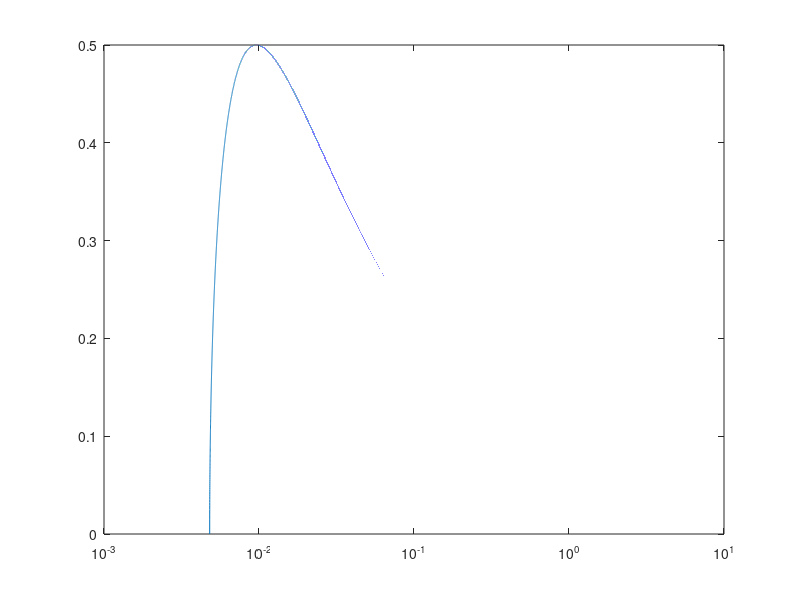

MATLAB code to generate this figure: (Note: this script raises an error after producing the figure.)
%% clear close
clear
close all

%% constants
c =  299792458; % [m/s] speed of light
h = 6.62607015e-34;% [m^2 kg / s] Planck's Constant
kB = 5.670374419184429453970e-8; % [J?m?2?s?1?K?4] stefan-boltzmann constant
b = 2.897771955e-3; % [m?K] Wien's displacement constant
G = 6.6744e-11; % [m^3/(kg s)] gravitational constant
re = 6371000; % [m] earth's mean radius
Me = 5.97219e24; % [kg] earth's mass
Ms = 333000*Me; % [kg] sun's mass
eMax = c^2/2;
vGalaxy = 0.581152e6; %[m/s] how fast our galaxy is moving
planckl = @(lambda,T) 2*h*c^2./(lambda.^5.*(exp(h*c./(kB*lambda.*T))-1));
planckl_odd = @(lambda,T) 2*h*c^2./(lambda.^2.*(exp(h*c./(kB*lambda.*T))-1));
planckf = @(v,T) 2*h*v.^3./(c^2*(exp(h*v/(T))-1));
ly_per_parsec = 26/8;
ls_per_ly = 365*24*60*60;
m_per_ls = c;
m_per_parsec =  (m_per_ls * ls_per_ly * ly_per_parsec);
c_parsec = c / m_per_parsec;
G_parsec = G / (m_per_ls * ls_per_ly * ly_per_parsec)^3;

%% refraction correction
v = c*[0:1e-3:1-1e-3];
n_orig = c./v;
gamma_inv = sqrt(1-(v/c).^2);
n_new = flip(1./gamma_inv);
plot(n_orig, n_new);

%% circular orbit speed with relativity
Mg = 1e11*Ms; % pass of center of galaxy
rs  = G_parsec*Mg / c_parsec^2;
r = rs:1e-6:10;
Ve_c = m_per_parsec*sqrt(G_parsec*Mg ./ r)/c;
dt_dtp_P = sqrt(1-rs./r);
Ve_c_observed = Ve_c.*dt_dtp_P;
plot(r,Ve_c_observed);
set(gca,'XScale','log');

%% light-g ratio for different things
photons_Sun_per_Sec = 1e45;
obj.E.T = 287.039; % [K] average earth temperature
% avg temps
obj.sun.T = 5778;  % [K] average sun temperature
obj.V.T = 737;     % [K] average venus temperature
obj.E.T = 287.039; % [K] average earth temperature
obj.M.T = 210.372; % [K] average mars temperature
% https://www.google.com/url?sa=t&rct=j&q=&esrc=s&source=web&cd=&cad=rja&uact=8&ved=2ahUKEwi4hdjByaj5AhXBGVkFHUFJAgUQFnoECBMQAw&url=https%3A%2F%2Fwww.smartconversion.com%2F(X(1))%2FotherInfo%2FTemperature_of_planets_and_the_Sun.aspx&usg=AOvVaw0FW8wH3CVfbSVkNm2ae-Z2
obj.J.T = 165;     % [K] average Jupiter temperature
obj.sat.T = 134;   % [K] average Saturn temperature
obj.U.T = 76;      % [K] average Uranus temperature

% avg radius
obj.sun.r = 696.34e6; % [m] average sun radius 
obj.V.r = 6.0518e6;   % [m] average venus radius 
obj.E.r = re;         % [m] average earth radius 
obj.M.r = 3.3895e6;   % [K] average mars radius
obj.J.r = 69.911e6;   % [K] average Jupiter radius
obj.sat.r = 58.232e6; % [K] average Saturn radius
obj.U.r = 25.362e6;   % [K] average Uranus radius

% avg mass
obj.sun.M = 1.989e30; % [m] average sun radius 
obj.V.M = 4.867e24;   % [m] average venus radius 
obj.E.M = Me;         % [m] average earth radius 
obj.M.M = 6.39e23;   % [K] average mars radius
obj.J.M = 1.898e27;   % [K] average Jupiter radius
obj.sat.M = 5.683e26; % [K] average Saturn radius
obj.U.M = 8.681e25;   % [K] average Uranus radius

% get peak freq, power, power density, g, pwr den/g ratio
obj_names = fieldnames(obj);
figure(1);
hold off
colors = {[0 0 0]...
    ,     [1 1 0]...
    ,     [1 0 1]...
    ,     [0 1 1]...
    ,     [1 0 0]...
    ,     [0 1 0]...
    ,     [0 0 1]...
    };
for io = 1 : length(obj_names)
    obj_name = obj_names{io};
    lamb_peak = (b / obj.(obj_name).T);
    obj.(obj_name).f = c / (b / obj.(obj_name).T); % weins dispacement law to get peak freq
    obj.(obj_name).P  = 4*pi*obj.(obj_name).r^2 * obj.(obj_name).T^4 * kB;%integral(@(x) planckf(x,obj.(obj_name).T),obj.(obj_name).f/100,obj.(obj_name).f*100);%
    r_range = [obj.(obj_name).r:1000:obj.(obj_name).r+1e7];
    obj.(obj_name).Pd = obj.(obj_name).P ./ (4*pi*r_range.^2);
    obj.(obj_name).g  = G * obj.(obj_name).M ./ r_range.^2;
    obj.(obj_name).g2pd = obj.(obj_name).g ./ obj.(obj_name).Pd;
    obj.(obj_name).pd2g2f = (obj.(obj_name).Pd/obj.(obj_name).T^3) ./ obj.(obj_name).g;
    yyaxis right;
    plot(r_range-obj.(obj_name).r,obj.(obj_name).g2pd*1e3,'-','Color',colors{io},'linewidth',1);
    yyaxis left;
    plot(0,obj.(obj_name).T^3/1e8,'x','Color',colors{io},'linewidth',1);
    hold on
end
legend(obj_names,'location','best');
yyaxis right;
ylabel('Power Density to Gravitational Acceleration Ratio');
yyaxis left;
ylabel('Temperature [K]');
xlabel('Distant (r) away from Surface');
set(gca,'YScale','log');
yyaxis right;
set(gca,'YScale','log');
%% wave path length for different light wave lengths
f_green_0 = 5.45e15;
lambda_green_0 = c/f_green_0;
t0 = 0;
tend = 1 / f_green_0;
t = t0:tend/1e3:tend;
wave0 = @(t) sin(2*pi*f_green_0*t);
signal0 = wave0(t);
[~,idx_max] = max(signal0);
lambda_est = c*t(idx_max)*4;
delta_v = c/5;
dx_dxp=sqrt(1-(delta_v/c)^2);
tau = delta_v/c;
n = 1/(1-tau);
v0 = c;
v1 = v0/n;
lambda_green_1 = v1 / f_green_0;
f_green_1 = c/lambda_green_1;
wave1 = @(t) sin(2*pi*f_green_0*t*n);
signal1 = wave1(t);

figure(1);
plot(t*c,signal0);
hold on
plot(t*c,signal1,'--');

S0 = sum(sqrt((signal0(2:end) - signal0(1:end-1)).^2 + (c*(t(2)-t(1)))^2));
S1 = sum(sqrt((signal1(2:end) - signal1(1:end-1)).^2 + (c*(t(2)-t(1)))^2));

%% test different dx_dxp functionsx
dt_dtp = [0.1:1e-6:1];
v1_p = sqrt(1-dt_dtp.^2);
dx_dxp = sqrt(1-v1_p.^2);
dx_dxp_weird = (1-v1_p.^2);
dx_dt = dx_dxp_weird ./ dt_dtp;

figure(1);
subplot(3,1,1)
plot(v1_p,v1_p.*dx_dxp_weird./dt_dtp,'k','LineWidth',3);
grid on
xlabel('$\frac{v''}{c}$','interpreter','latex','fontsize',20);
ylabel('$\frac{v}{c}$','interpreter','latex','fontsize',20);
title('$\frac{dx}{dx''}<\frac{1}{\gamma}$','interpreter','latex','fontsize',20);
xticks([0:.1:1]);
yticks([0:.1:1]);

subplot(3,1,2)
plot(v1_p,v1_p.*dx_dxp./dt_dtp,'k','LineWidth',3);
grid on
xlabel('$\frac{v''}{c}$','interpreter','latex','fontsize',20);
ylabel('$\frac{v}{c}$','interpreter','latex','fontsize',20);
title('$\frac{dx}{dx''}=\frac{1}{\gamma}$','interpreter','latex','fontsize',20);
xticks([0:.1:1]);
yticks([0:.1:1]);

subplot(3,1,3)
plot(v1_p,v1_p./dt_dtp,'k','LineWidth',3);
grid on
xlabel('$\frac{v''}{c}$','interpreter','latex','fontsize',20);
ylabel('$\frac{v}{c}$','interpreter','latex','fontsize',20);
title('$\frac{dx}{dx''}>\frac{1}{\gamma}$','interpreter','latex','fontsize',20);
hold on
plot([0 1],[1 1],'r--','LineWidth',2)
xticks([0:.1:1]);
yticks([0:1:10]);
theselabels = yticklabels;
theselabels{2} = 'c';
yticklabels(theselabels);

%% alpha centauri trip distance changed
vp = 0;
dt_dtp = 0.5;
v1_p = sqrt(1-dt_dtp^2);
distAS_p = 4; % [light years] approx distance to alpha centauri
time_p = distAS/v1_p; % [years] time it takes to get there
time_m = time_p * dt_dtp;
distAS_m = time_m * v1_p;
dx_dxp_mesured = distAS_m / distAS_p;
delta_error = dx_dxp_mesured - dt_dtp;
delta_vel = v1_p - V1_m_if;

%% GPS test
dtGPS = 1; % GPS dt'
GPSfaster = 45e-6/(24*60^2); % 45us/day faster
dte = dtGPS - dtGPS*GPSfaster; % earth dt
deltaGPS_t = dte-dtGPS; % 45us/day slower
delta_GPS_r = 1e3; % [m] GPS altitude above ground level
rGPS = re + delta_GPS_r; % [m] GPS distance from center of earth
drGPS = delta_GPS_r/1e5;
r = re:drGPS:rGPS;
g = Me*G./r.^2;
dSE = g.*drGPS;
deltaSE = cumsum(dSE);
dSEend = deltaSE(end);
dt1_dt2 = dtGPS*sqrt(1-dSEend/eMax); % agrees with deltaGPS_t in line 13
grad_t = (dt1_dt2-dtGPS)/delta_GPS_r;
dv = delta_GPS_r/dtGPS;
a_est = (eMax/delta_GPS_r)*(1-(dv*grad_t+1)^2);
gGPS = G*Me/rGPS^2;
ge = G*Me/re^2;
g_est = G*Me*(1/re - 1/rGPS)/delta_GPS_r;%(gGPS^dtGPS*ge^dte)^(1/(dtGPS + dte)); % matches a_est line 25
d_error = g_est - a_est;
p_error = 100*d_error/g_est;

%% mean gradient test
fr = @(x) 1 ./ x.^2;
mean_fr = integral(fr,2,3);
geoMean_fr = sqrt(fr(2)*fr(3));
%% twins travel together first
dist = 1; %lt-sec
v0 = 0.2; % percent c for both twins at start wrt original reference frame
v1 = 0; % "moving" twin drops back to 0 wrt original reference frame (-0.5 wrt "stationary" twin)
v2_0 = 0.2; % how fast (percent c) the "moving" twin catches back up from the twins' perspective
v2 = (v0 + v2_0) / (1 + v0*v2_0); % how fast (percent c) the "moving" twin catches back up from the original frame's perspective

dts_dtp = sqrt(1-.5); % "stationary" twin's time dilation wrt original reference frame
dt1_dtp = sqrt(1-v1); % "moving" twin's time dilation wrt original reference frame at t1
dt2_dtp = sqrt(1-v2); % "moving" twin's time dilation wrt original reference frame at t2
t_away = dist / v0; % how much time passes for away trip (t1-t0), in original reference frame time, to cover distance
t_return = dist / (v2 - v0);  % how much time passes for return trip (t2-t1), in original reference frame time, covers original distance and then some because "stationary" twin is moving at 0.5c

total_dts = sum(dts_dtp*[t_away  t_return]); % total passing of time, from start of twin's separation, for "stationary" twin, as measured by "stationary" twin
total_dtm = sum([dt1_dtp*(t_away)  dt2_dtp*(t_return)]); % total passing of time, from start of twin's separation, for "moving" twin, as measured by "moving" twin
ts = (t_away + t_return)*(1+v0*v0)*dts_dtp^-1;
tm = t_return*(1+v2*v2)*dt2_dtp^-1;

%% space differential
v = 0.5; % fraction of c
fc = 1; % fraction of c

dt_dtp = sqrt(1-v);
time = 1; % light-second
dp = 1;
d = (fc-v) * time;
dx_dxp = (d / dt_dtp);

%% space differential 2
v = 2; % fraction speed of light
gamma = 1/sqrt(1-v^2);
dx_dxp = (fc/(v*gamma));
dx_dxp2 = sqrt(fc^2/v^2-1);

%% testing solar gravity as light
a_e2s =  0.006; % [m/s^2] acceleration of earth 2 sun
dr  = 1e3; % [m] precision
dt  = sqrt(2*dr/a_e2s);
SW = a_e2s*dr;
dt_dtp = sqrt(1 - SW / c^2);

rSunE = 152.03e9; % [m] distance from sun to earth
de2 = rSunE + dr; % [m] distance from sun to earth plus precision
P_sun = 3.9e26; % [W] [kg m^2/s^2 /s] energy during duration
E_sun = P_sun * dt; % [kg m^2/s^2] energy during duration
Ade1 = 4*pi*rSunE^2;
Ade2 = 4*pi*de2^2;
E_e1 = E_sun / (Ade1);
E_e2 = E_sun / (Ade2);
dE_e = E_e1 - E_e2;
a_e2s_est = dE_e / dr;

%% solar time derivative gradient
dtSunE_far = 1;
delta_SunE_r = eMax; % [m] Additional distance
rSunE_far = rSunE + delta_SunE_r; % [m] earth distance from center of Sun
drSunE = delta_SunE_r/c;
r = rSunE:drSunE:rSunE_far;
g = Ms*G./r.^2;
dSE = g.*drSunE;
deltaSE = cumsum(dSE);
dSEend = deltaSE(end);
dt1_dt2 = dtSunE_far*sqrt(1-dSEend/eMax); % agrees with deltaGPS_t in line 13
grad_t = (dt1_dt2-dtSunE_far)/delta_SunE_r;
dv = delta_SunE_r/dtSunE_far;
a_est = (eMax/delta_SunE_r)*(1-(dv*grad_t+1)^2);
gSunE_far = G*Ms/rSunE_far^2;
gSunE = G*Ms/rSunE^2;
g_est = sqrt(gSunE_far*gSunE);%(gGPS^dtGPS*ge^dte)^(1/(dtGPS + dte)); % matches a_est line 25
d_error = g_est - a_est;
p_error = 100*d_error/g_est;

%% total specific energy time dilation
ep_emax = 1/3;
ek_emax = sqrt(2);
gamma_inv_SQ_ep = 1 - ep_emax;
gamma_inv_SQ_ek = 1 - ek_emax;
tau_SQ_ep = 1 - gamma_inv_SQ_ep;
tau_SQ_ek = 1 - gamma_inv_SQ_ek;
tau_SQ_eT = tau_SQ_ep + tau_SQ_ek;
gamma_inv_SQ_eT = 1 - tau_SQ_eT;
gamma_inv_SQ_eT2 = 1 - ep_emax - ek_emax;
delta = gamma_inv_SQ_eT - gamma_inv_SQ_eT2;

%% speed changes imperceptably
v = [0.9:1e-5:1-1e-5];
vp = 2*v./(1+v.^2);
plot(v,vp,'k','LineWidth',3)
xlabel('Velocity of Objects Going in Opposite Directions','FontSize',16);
ylabel('Velocity of Moving Objects as Seen By Moving Objects','FontSize',16);
grid on
title('Changes In Speed Becomes Imperceptable When Approaching c','FontSize',16)

%% mass or speed of a photon
lambda1 = 1e-6;
lambda2 = 11e-6;
E1 = h*c/lambda1;
E2 = h*c/lambda2;
m1 = 2 * h / (lambda1*c);
c2  = 2 * h / (lambda2*m1);
m2 = 2 * h / (lambda2*c);

%% GPS


disp("done");
